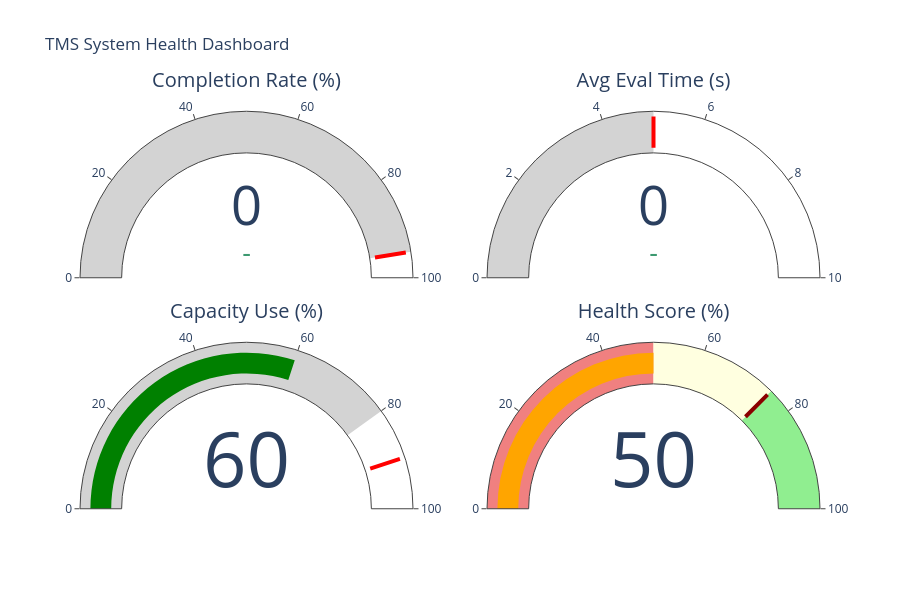

Write notebook code for a chart like this one.
### Markdown cell above
## 7. Capacity Planning and System Health Analysis
Analyze capacity utilization and forecast infrastructure needs.

### Code cell
print("\n" + "="*80)
print("CAPACITY PLANNING & SYSTEM HEALTH")
print("="*80)

# Capacity metrics
avg_throughput = metrics['time_series']['received_count'].mean()
peak_throughput = metrics['time_series']['received_count'].max()
capacity_headroom_pct = 40  # Assume 60% current capacity utilization
estimated_capacity = peak_throughput / (1 - capacity_headroom_pct/100)
capacity_utilization = (peak_throughput / estimated_capacity * 100)

print("\n📊 THROUGHPUT ANALYSIS:")
print(f"   Average Throughput: {avg_throughput:.0f} transactions/{selected_granularity.lower()}")
print(f"   Peak Throughput: {peak_throughput:.0f} transactions/{selected_granularity.lower()}")
print(f"   Estimated System Capacity: {estimated_capacity:.0f} transactions/{selected_granularity.lower()}")
print(f"   Current Utilization: {capacity_utilization:.1f}%")

if capacity_utilization > 80:
    print("   ⚠️  ALERT: Approaching capacity limits! Recommend infrastructure scaling.")
elif capacity_utilization > 60:
    print("   ⚠️  WARNING: Moderate capacity utilization. Monitor for future growth.")
else:
    print("   ✓ HEALTHY: Adequate capacity headroom available.")

# System Health Score
print("\n🏥 SYSTEM HEALTH SCORE:")

health_metrics = {
    "Completion Rate": metrics['current']['received_vs_eval_rate'] >= 95,
    "Evaluation Time": metrics['current']['avg_eval_time_sec'] <= 5.0,
    "Low Anomalies": len(anomalies) == 0,
    "Capacity": capacity_utilization <= 80
}

health_score = (sum(health_metrics.values()) / len(health_metrics)) * 100
health_status = "🟢 HEALTHY" if health_score >= 75 else "🟡 DEGRADED" if health_score >= 50 else "🔴 CRITICAL"

print(f"   Overall Score: {health_score:.0f}% {health_status}")
print("\n   Component Scores:")
for metric, status in health_metrics.items():
    status_icon = "✓" if status else "✗"
    print(f"     {status_icon} {metric}")

# Recommendations
print("\n💡 OPERATIONAL RECOMMENDATIONS:")

recommendations = []

if metrics['current']['received_vs_eval_rate'] < 95:
    recommendations.append("1. URGENT: Investigate evaluation processing delays")
    recommendations.append("   - Check worker node CPU/memory utilization")
    recommendations.append("   - Review rule evaluation engine performance")
    recommendations.append("   - Consider horizontal scaling of evaluation workers")

if metrics['current']['avg_eval_time_sec'] > 5:
    recommendations.append("1. Optimize transaction evaluation rules")
    recommendations.append("   - Profile slow-running rules")
    recommendations.append("   - Consider caching frequently accessed data")
    recommendations.append("   - Implement lazy evaluation where possible")

if capacity_utilization > 80:
    recommendations.append("1. Plan capacity expansion")
    recommendations.append("   - Forecast peak load growth trajectory")
    recommendations.append("   - Schedule infrastructure provisioning")
    recommendations.append("   - Consider CDN or load balancing improvements")

if len(anomalies) > 0:
    recommendations.append("1. Address detected anomalies immediately")
    for anomaly in anomalies:
        recommendations.append(f"   - {anomaly['type']}: {anomaly['description']}")

if not recommendations:
    recommendations.append("✓ System operating optimally. Continue monitoring.")

for rec in recommendations:
    print(f"   {rec}")

# Create System Health Dashboard with Indicator Gauges
fig_health = go.Figure()

# Completion Rate Gauge
fig_health.add_trace(
    go.Indicator(
        mode="gauge+number+delta",
        value=metrics['current']['received_vs_eval_rate'],
        domain={'x': [0, 0.45], 'y': [0.55, 1]},
        title={'text': "Completion Rate (%)"},
        gauge={'axis': {'range': [0, 100]},
               'bar': {'color': "green" if metrics['current']['received_vs_eval_rate'] >= 95 else "red"},
               'steps': [{'range': [0, 95], 'color': "lightgray"}],
               'threshold': {'line': {'color': "red", 'width': 4},
                           'thickness': 0.75,
                           'value': 95}},
        delta={'reference': metrics['previous']['received_vs_eval_rate']}
    )
)

# Evaluation Time Gauge
fig_health.add_trace(
    go.Indicator(
        mode="gauge+number+delta",
        value=metrics['current']['avg_eval_time_sec'],
        domain={'x': [0.55, 1], 'y': [0.55, 1]},
        title={'text': "Avg Eval Time (s)"},
        gauge={'axis': {'range': [0, 10]},
               'bar': {'color': "green" if metrics['current']['avg_eval_time_sec'] <= 5 else "red"},
               'steps': [{'range': [0, 5], 'color': "lightgray"}],
               'threshold': {'line': {'color': "red", 'width': 4},
                           'thickness': 0.75,
                           'value': 5}},
        delta={'reference': metrics['previous']['avg_eval_time_sec']}
    )
)

# Capacity Utilization Gauge
fig_health.add_trace(
    go.Indicator(
        mode="gauge+number",
        value=capacity_utilization,
        domain={'x': [0, 0.45], 'y': [0, 0.45]},
        title={'text': "Capacity Use (%)"},
        gauge={'axis': {'range': [0, 100]},
               'bar': {'color': "green" if capacity_utilization <= 80 else "orange" if capacity_utilization <= 90 else "red"},
               'steps': [{'range': [0, 80], 'color': "lightgray"}],
               'threshold': {'line': {'color': "red", 'width': 4},
                           'thickness': 0.75,
                           'value': 90}}
    )
)

# Health Score Gauge
fig_health.add_trace(
    go.Indicator(
        mode="gauge+number",
        value=health_score,
        domain={'x': [0.55, 1], 'y': [0, 0.45]},
        title={'text': "Health Score (%)"},
        gauge={'axis': {'range': [0, 100]},
               'bar': {'color': "green" if health_score >= 75 else "orange" if health_score >= 50 else "red"},
               'steps': [{'range': [0, 50], 'color': "lightcoral"},
                        {'range': [50, 75], 'color': "lightyellow"},
                        {'range': [75, 100], 'color': "lightgreen"}],
               'threshold': {'line': {'color': "darkred", 'width': 4},
                           'thickness': 0.75,
                           'value': 75}}
    )
)

fig_health.update_layout(height=600, title_text="TMS System Health Dashboard")
fig_health.show()

print("\n✓ Capacity analysis complete!")

### Figure 1 — Plotly figure (JSON) as saved in the notebook; plotly's stock layout.template omitted (floating-point values rounded to 4 significant figures)
{"data": [{"delta": {"reference": 0}, "domain": {"x": [0, 0.45], "y": [0.55, 1]}, "gauge": {"axis": {"range": [0, 100]}, "bar": {"color": "red"}, "steps": [{"color": "lightgray", "range": [0, 95]}], "threshold": {"line": {"color": "red", "width": 4}, "thickness": 0.75, "value": 95}}, "mode": "gauge+number+delta", "title": {"text": "Completion Rate (%)"}, "type": "indicator", "value": 0}, {"delta": {"reference": 0}, "domain": {"x": [0.55, 1], "y": [0.55, 1]}, "gauge": {"axis": {"range": [0, 10]}, "bar": {"color": "green"}, "steps": [{"color": "lightgray", "range": [0, 5]}], "threshold": {"line": {"color": "red", "width": 4}, "thickness": 0.75, "value": 5}}, "mode": "gauge+number+delta", "title": {"text": "Avg Eval Time (s)"}, "type": "indicator", "value": 0}, {"domain": {"x": [0, 0.45], "y": [0, 0.45]}, "gauge": {"axis": {"range": [0, 100]}, "bar": {"color": "green"}, "steps": [{"color": "lightgray", "range": [0, 80]}], "threshold": {"line": {"color": "red", "width": 4}, "thickness": 0.75, "value": 90}}, "mode": "gauge+number", "title": {"text": "Capacity Use (%)"}, "type": "indicator", "value": 60}, {"domain": {"x": [0.55, 1], "y": [0, 0.45]}, "gauge": {"axis": {"range": [0, 100]}, "bar": {"color": "orange"}, "steps": [{"color": "lightcoral", "range": [0, 50]}, {"color": "lightyellow", "range": [50, 75]}, {"color": "lightgreen", "range": [75, 100]}], "threshold": {"line": {"color": "darkred", "width": 4}, "thickness": 0.75, "value": 75}}, "mode": "gauge+number", "title": {"text": "Health Score (%)"}, "type": "indicator", "value": 50}], "layout": {"height": 600, "title": {"text": "TMS System Health Dashboard"}}}
